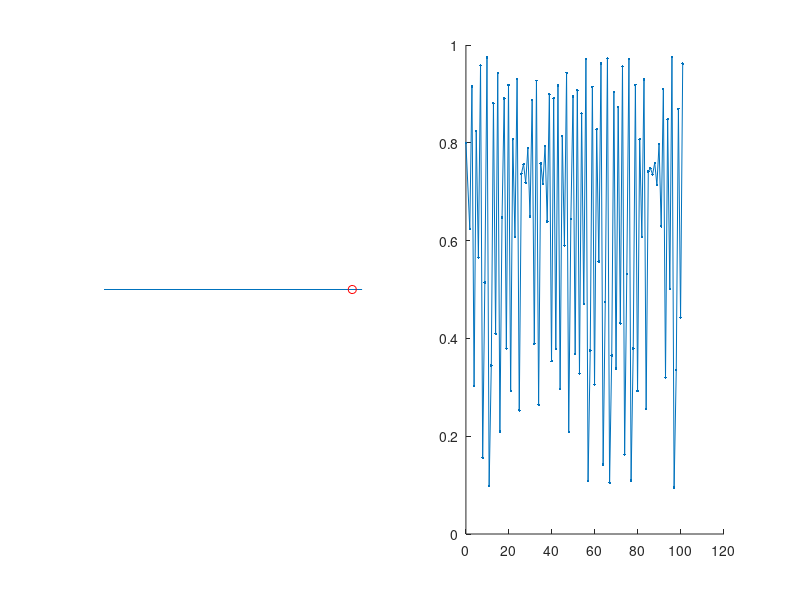

This chart was generated by the following MATLAB code:
function Mariposas
LoadData
LoadDataG
InitHome
%pause(2)
for ii=1:100,
    Evol
   pause(.2)
end
    function LoadData
        r=3.9;% Tasa combinada de reproducci�n y mortandad
        x0=.8;%Poblaci�n inicial, respecto a la capacidad de carga
        setappdata(0,'r',r)
        setappdata(0,'x0',x0)
    end%LoadData
function LoadDataG
        V=[0 0;1 0];
        setappdata(0,'V',V)
    end%LoadDataG
    function InitHome
        V=getappdata(0,'V');
        r=getappdata(0,'r');
        x0=getappdata(0,'x0');
        figure
        subplot(1,2,1)
        hold on
        axis off
        X=[V(:,1)];
        Y=[V(:,2)];
        HG=line(X,Y);
        Hq=plot(x0,0,'or');
        subplot(1,2,2)
        hold on
        HP=plot(0,x0);
        %%%%%%
        qOld=x0;
        tOld=x0;
        setappdata(0,'HG',HG)
        setappdata(0,'HP',HP)
        setappdata(0,'Hq',Hq)
        setappdata(0,'qOld',qOld)
        setappdata(0,'tOld',tOld)
        %%%%%%
    end%InitHome
    function Evol
        r=getappdata(0,'r');
        qOld=getappdata(0,'qOld');
        tOld=getappdata(0,'tOld');
        Hq=getappdata(0,'Hq');
        HP=getappdata(0,'HP');
        q=r*qOld*(1-qOld);
        set(Hq,'Xdata',q)
        X=get(HP,'Xdata');
        Y=get(HP,'Ydata');
        set(HP,'Xdata',[X tOld+1],'Ydata',[Y q])
        qOld=q;
        tOld=tOld+1;
        setappdata(0,'qOld',qOld)
        setappdata(0,'tOld',tOld)
    end%EvolG

end%Mariposas
